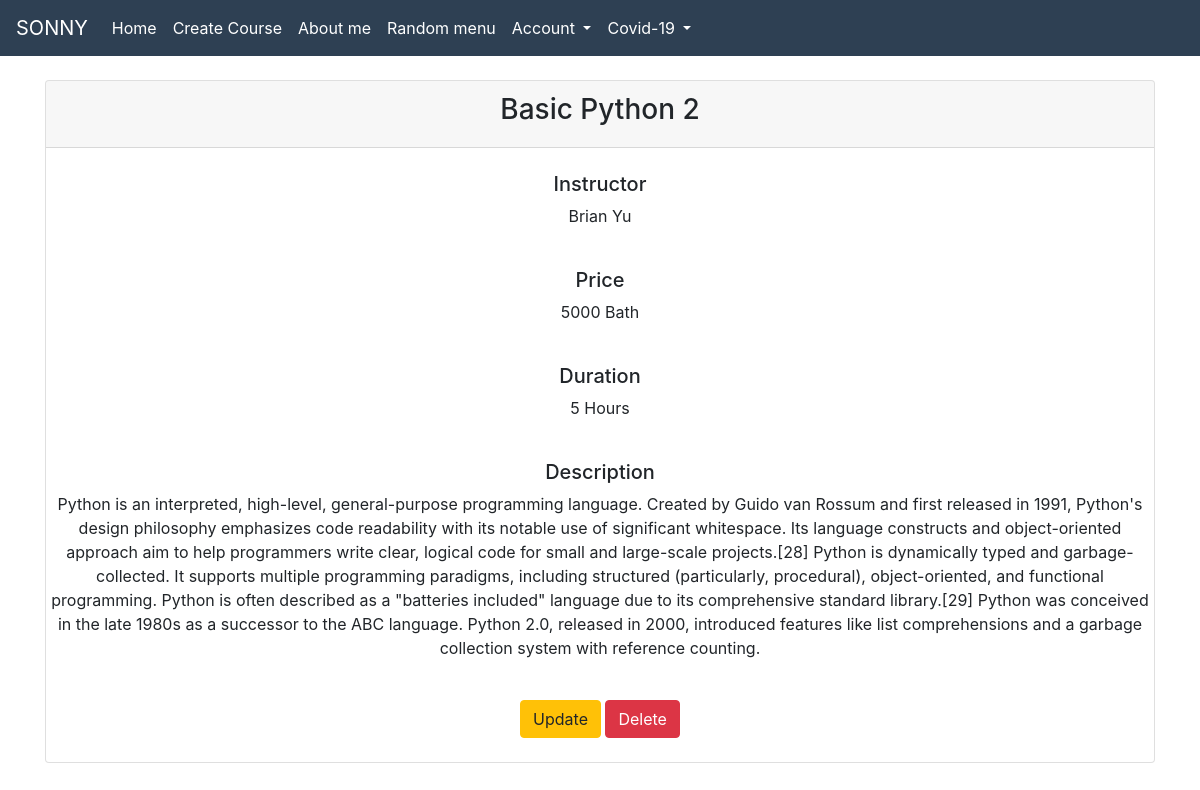
/post-details/8, run on the app's committed database.
### app.py (models this page shows)
class Course(db.Model):
    id = db.Column(db.Integer,
                    primary_key=True)
    title = db.Column(db.String(120),
                      nullable=False)
    description = db.Column(db.Text,
                            nullable=False)
    price = db.Column(db.Integer,
                      nullable=False)
    duration = db.Column(db.Integer,
                         nullable=False)
    instructor = db.Column(db.String(80),
                           nullable=False)
    date_created = db.Column(db.DateTime(),
                             default=datetime.utcnow)

### app.py (the view)
@app.route('/post-details/<int:id>')
def post_details(id):
    single_course = Course.query.get(id)
    return render_template("post-details.html", single_course=single_course)

### templates/post-details.html (shortened to what this page needs)
{% extends 'base.html' %}
{% block content %}
{% if single_course %}
<br>
<div class="main" style="text-align: center;">
    <div class="container">
        <div class="card">
            <div class="card-header">
                <h3>{{single_course.title}}</h3>
            </div><br>
            <div>
                <h5>Instructor</h5>
                <p>{{single_course.instructor}}</p>
            </div><br>
            <div>
                <h5>Price</h5>
                <p>{{single_course.price}} Bath</p>
            </div><br>
            <div>
                <h5>Duration</h5>
                <p>{{single_course.duration}} Hours</p>
            </div><br>
            <div>
                <h5>Description</h5>
                <p>{{single_course.description}}</p>
            </div><br>
            <div>
                <a class="btn btn-warning" href="/update/{{single_course.id}}" role="button">Update</a>
                <a class="btn btn-danger" href="/delete/{{single_course.id}}" role="button" onclick="return confirm('ต้องการลบหรือไม่ ?');">Delete</a>
            </div><br>
        </div>
    </div>
</div><br>
{% endif %}
{% endblock content %}

### static/css/about.css (style rules this page uses)
body { background: -webkit-linear-gradient(left, #ffffff, #ffffff); }

### data on the page
Course: title "Basic Python 2", instructor "Brian Yu", price "5000", duration "5", description "Python is an interpreted, high-level, general-purpose programming language. Created by Guido van Rossum and first released in 1991, Python's design philosophy emphasizes code readability with its notable use of significant whitespace. Its language constructs and object-oriented approach aim to help programmers write clear, logical code for small and large-scale projects.[28] Python is dynamically typed and garbage-collected. It supports multiple programming paradigms, including structured (particularly, procedural), object-oriented, and functional programming. Python is often described as a \"batteries included\" language due to its comprehensive standard library.[29] Python was conceived in…"
